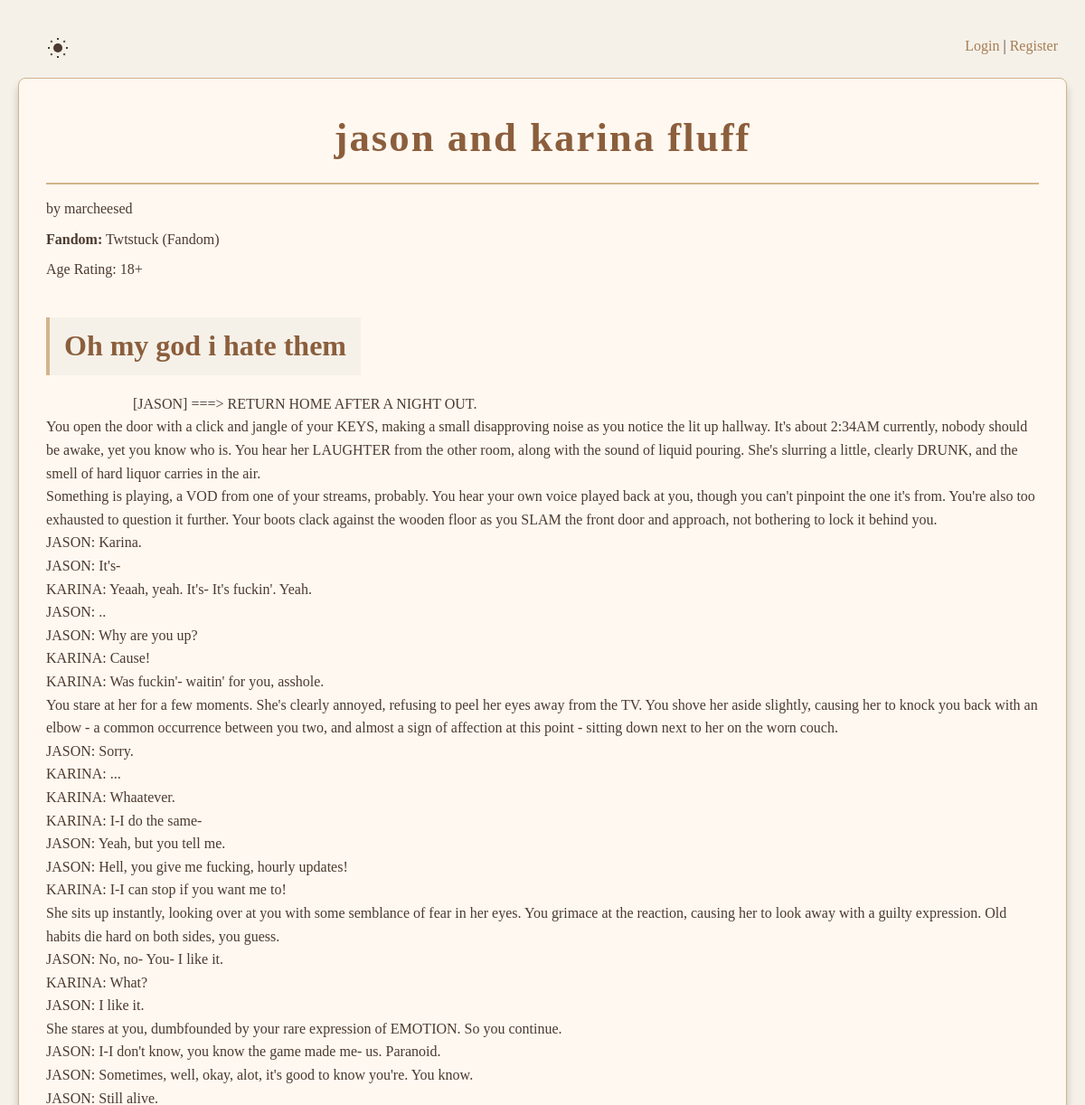
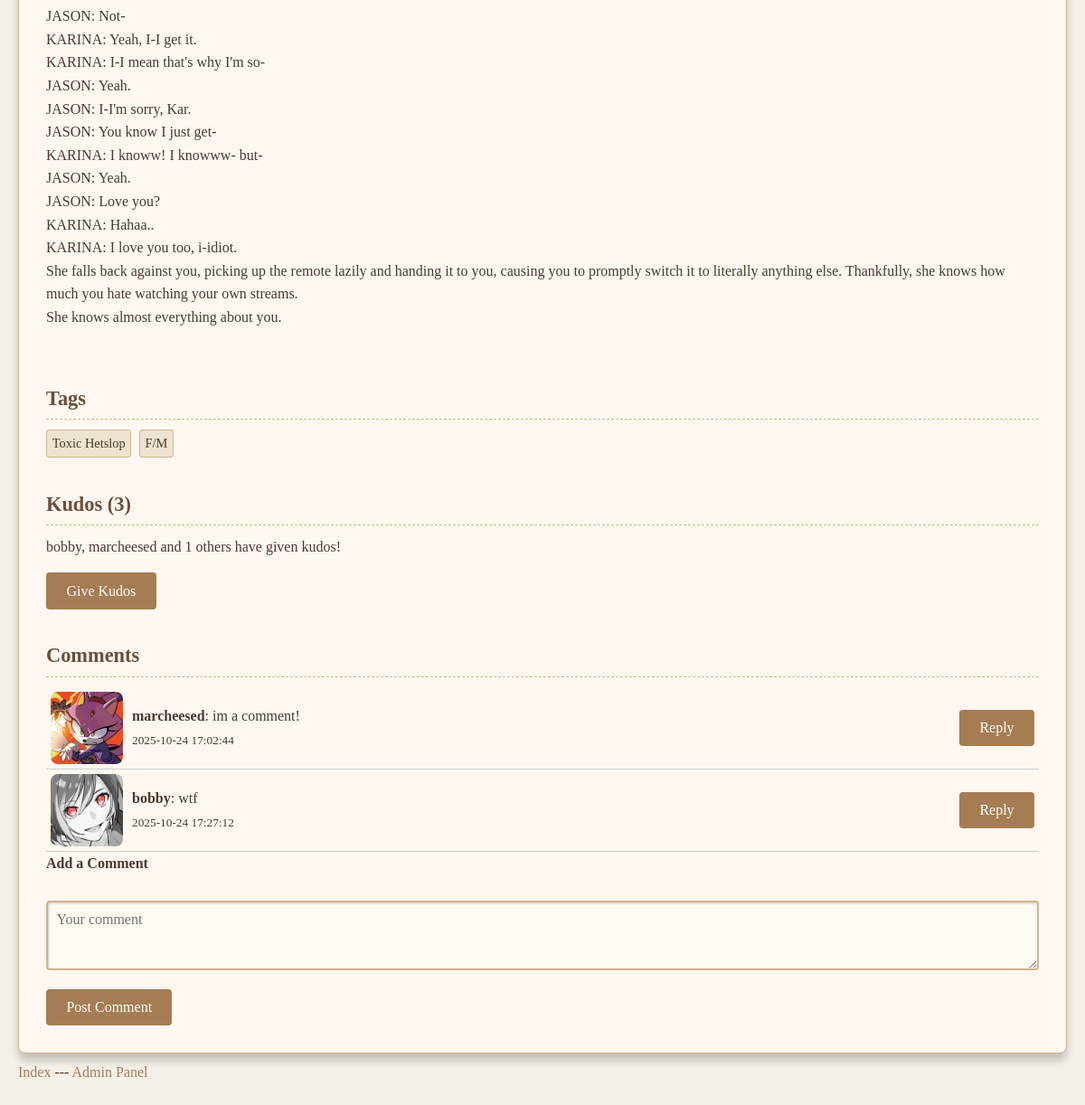
/fic/3, run on the app's committed database (2 pictures, top to bottom).
### tables this page shows
CREATE TABLE fanfics (
    id INTEGER PRIMARY KEY AUTOINCREMENT,
    title TEXT,
    author TEXT,
    owner TEXT,
    fandom TEXT,
    age_rating TEXT,
    comments TEXT,
    kudos TEXT
);

CREATE TABLE chapters (
    id INTEGER PRIMARY KEY AUTOINCREMENT,
    fanfic_id INTEGER,
    title TEXT,
    content TEXT,
    FOREIGN KEY (fanfic_id) REFERENCES fanfics(id)
);

CREATE TABLE tags (
    id INTEGER PRIMARY KEY AUTOINCREMENT,
    name TEXT UNIQUE NOT NULL
);

### app.py (the view)
@app.route("/fic/<int:fid>")
def view_fic(fid):
    conn = get_db_connection()
    fanfic_row = conn.execute("SELECT * FROM fanfics WHERE id = ?", (fid,)).fetchone()
    if not fanfic_row:
        conn.close()
        abort(404)
    fanfic = dict(fanfic_row)
    comments_json = fanfic.get("comments")
    if comments_json:
        try:
            comments = json.loads(comments_json)
        except json.JSONDecodeError:
            comments = []
    else:
        comments = []
    unique_comments = []
    seen = set()
    for c in comments:
        key = (c["name"], c["content"])
        if key not in seen:
            seen.add(key)
            unique_comments.append(c)
    fanfic["comments"] = unique_comments
    kudos_json = fanfic.get("kudos")
    if kudos_json:
        try:
            kudos_list = json.loads(kudos_json)
        except json.JSONDecodeError:
            kudos_list = []
    else:
        kudos_list = []
    kudos = list(set(kudos_list))
    chapters_rows = conn.execute(
        "SELECT * FROM chapters WHERE fanfic_id = ?", (fid,)
    ).fetchall()
    tags_rows = conn.execute(
        "SELECT t.name FROM tags t JOIN fanfic_tags ft ON t.id = ft.tag_id WHERE ft.fanfic_id = ?",
        (fid,),
    ).fetchall()
    conn.close()
    chapters = [dict(c) for c in chapters_rows] if chapters_rows else []
    for chapter in chapters:
        if "content" in chapter:
            chapter["content"] = re.sub(
                r"^\s+", "", chapter["content"], flags=re.MULTILINE
            ).strip()
            chapter["content"] = re.sub(r"\n\s*\n+", "\n\n", chapter["content"])
    tags = [row["name"] for row in tags_rows]
    fanfic["tags"] = tags
    user = get_user(session.get("username", ""))
    is_admin = user.get("is_admin", False) if user else False
    return render_template(
        "fanfic/view_fic.html",
        fic=fanfic,
        chapters=chapters,
        kudos=kudos,
        logged_in=("username" in session),
        is_admin=is_admin,
    )

### app.py (called while the page is built)
def get_db_connection():
    conn = sqlite3.connect("new.db", check_same_thread=False)
    conn.execute("PRAGMA busy_timeout = 30000")  # 30 seconds
    conn.row_factory = sqlite3.Row
    return conn

def get_user(username):
    conn = get_db_connection()
    user = conn.execute(
        "SELECT * FROM users WHERE username = ?", (username,)
    ).fetchone()
    conn.close()
    return dict(user) if user else None

def is_ip_banned(ip):
    conn = get_db_connection()
    result = conn.execute("SELECT 1 FROM banned_ips WHERE ip = ?", (ip,)).fetchone()
    conn.close()
    return result is not None

@app.before_request
def check_ban():
    print("Session data:", session)
    ip = request.remote_addr
    if is_ip_banned(ip):
        abort(403)

### templates/fanfic/view_fic.html (shortened to what this page needs)
<!doctype html>
<html>
    <head>
        <link
            rel="stylesheet"
            href="{{ url_for('static', filename='style.css') }}"
        />
    </head>
    <body>
        <div class="full-container-2">
            <div class="site-header">
                <button
                    type="button"
                    id="theme-toggle"
                    aria-label="Toggle dark mode"
                    style="
                        background: none;
                        border: none;
                        cursor: pointer;
                        display: flex;
                        align-items: center;
                    "
                >
                </button>
                {% if logged_in %}
                <p>
                    Logged in as
                    <a href="{{ url_for('profile') }}"
                        >{{ session['username'] }}</a
                    >
                </p>
                {% else %}
                <p>
                    <a href="{{ url_for('login') }}">Login</a> |
                    <a href="{{ url_for('register') }}">Register</a>
                </p>
                {% endif %}
            </div>
            <div class="container-1">
                <h1>{{ fic.title }}</h1>
                <p>by {{ fic.owner }}</p>
                <p><strong>Fandom:</strong> {{ fic.fandom }}</p>
                <p>Age Rating: {{ fic["age_rating"] }}</p>
                <div id="chapterDisplay">
                    <div class="chapter-content">
                        {% if chapters %} {% for chapter in chapters %}
                        <h2>{{ chapter.title }}</h2>
                        <pre class="fic-text" style="white-space: pre-wrap">
                        {{ chapter.content | safe }}
                        </pre>
                        {% endfor %}
                    </div>
                    {% else %}
                    <p>No chapters available.</p>
                    {% endif %}
                </div>
                <h3>Tags</h3>
                <p>
                    {% for tag in fic.tags %}
                    <span>{{ tag }}</span>
                    {% endfor %}
                </p>
                <h3>Kudos ({{ kudos|length }})</h3>
                {% if kudos|length > 0 %} {% if kudos|length > 2 %} {{ kudos[:2]
                | join(', ') }} and {{ kudos|length - 2 }} others have given
                kudos! {% elif kudos|length == 2 %} {{ kudos[0] }} and {{
                kudos[1] }} have given kudos! {% elif kudos|length == 1 %} {{
                kudos[0] }} has given kudos! {% endif %} {% else %}
                <p>No kudos yet.</p>
                {% endif %}
                <form
                    id="name"
                    method="POST"
                    action="{{ url_for('add_kudo', fid=fic.id) }}"
                    style="margin-top: -10px"
                >
                    <br />
                    <button type="submit">Give Kudos</button>
                </form>
                <h3>Comments</h3>
                <div>
                    {% for comment in fic.comments %} {% set index = loop.index0
                    %}
                    <div
                        style="
                            display: flex;
                            justify-content: space-between;
                            align-items: center;
                            padding: 5px;
                            border-bottom: 1px solid #ccc;
                        "
                    >
                        <div style="display: flex; align-items: center">
                            <img
                                src="{{ url_for('static', filename=comment['pfp']) if comment['pfp'] else url_for('static', filename='images/default_pfp.png') }}"
                                alt="Profile Picture"
                                width="80"
                                height="80"
                                style="border-radius: 8px; margin-right: 10px"
                            />
                            <div>
                                <strong>{{ comment.name }}</strong>: {{
                                comment.content | safe }}<br />
                                <small>{{ comment.timestamp }}</small>
                            </div>
                        </div>
                        <div>
                            <button
                                type="button"
                                onclick="fillReply('{{ comment.name }}')"
                            >
                                Reply
                            </button>
                        </div>
                    </div>
                    {% endfor %}
                </div>
                <h4>Add a Comment</h4>
                <form
                    method="POST"
                    action="{{ url_for('add_comment', fid=fic.id) }}"
                >
                    <br />
                    <textarea
                        name="content"
                        rows="3"
                        placeholder="Your comment"
                        required
                    ></textarea>
                    <br />
                    <button type="submit">Post Comment</button>
                </form>
            </div>
            <div class="footer">
                <p>
                    <a href="{{ url_for('index') }}">Index</a> ---
                    <a href="{{ url_for('admin_panel') }}">Admin Panel</a>
                </p>
            </div>
        </div>
    </body>
</html>

### static/style.css (style rules this page uses)
:root { --bg-color: #f5f1e9; --text-color: #4b3a2f; --border-color: #d2b48c; --heading-color: #8b5e3c; --subheading-color: #6b4f3b; --subsubheading-color: #7b5e57; --span-bg: #f0e2d0; --input-bg: #fffaf0; --button-bg: #a67c52; --button-hover-bg: #8b6d3b; --link-color: #a67c52; --shadow-color: rgba(0, 0, 0, 0.2); --card-bg: #fff8f0; --card-border: #d2b48c; }
* { margin: 0; padding: 0; box-sizing: border-box; }
body { font-family: "Georgia", serif; background-color: var(--bg-color); color: var(--text-color); line-height: 1.6; padding: 20px; min-height: 100vh; background-image: radial-gradient( circle at 1px 1px, var(--bg-color) 1px, transparent 1px ), radial-gradient(circle at 4px 4px, var(--bg-color) 1px, transparent 1px); background-size: 20px 20px; }
.full-container-2 { margin: 0 auto; max-width: 1400px; }
h1 { font-family: "Palatino Linotype", "Book Antiqua", Palatino, serif; font-size: 2.8em; margin-bottom: 0.3em; letter-spacing: 2px; color: var(--heading-color); border-bottom: 2px solid var(--border-color); padding-bottom: 0.3em; text-align: center; }
h2 { font-family: "Georgia", serif; font-size: 2em; margin-top: 1em; margin-bottom: 0.6em; border-left: 4px solid var(--border-color); padding-left: 10px; background-color: var(--bg-color); padding: 0.2em 0.5em; display: inline-block; color: var(--heading-color); }
h3 { font-family: "Georgia", serif; font-size: 1.4em; margin-top: 1.5em; margin-bottom: 0.5em; border-bottom: 1px dashed var(--border-color); padding-bottom: 0.2em; color: var(--subheading-color); }
p { margin: 0.5em 0; }
span { display: inline-block; background-color: var(--span-bg); border: 1px solid var(--card-border); border-radius: 3px; padding: 0.2em 0.4em; margin-right: 0.3em; font-size: 0.9em; font-family: "Georgia", serif; }
a { color: var(--link-color); text-decoration: none; }
button { background-color: var(--button-bg); color: #fff; border: none; padding: 0.7em 1.4em; border-radius: 4px; cursor: pointer; font-family: "Georgia", serif; font-size: 1em; transition: background-color 0.3s; }
input[type="text"], input[type="password"], textarea { width: 100%; padding: 0.6em; margin-top: 0.2em; margin-bottom: 0.8em; border: 2px solid var(--card-border); border-radius: 4px; background-color: var(--input-bg); color: var(--text-color); font-family: "Georgia", serif; resize: vertical; font-size: 1em; box-shadow: inset 1px 1px 3px rgba(0, 0, 0, 0.2); }
.site-header { display: flex; justify-content: space-between; padding: 10px; }
#icon-sun, #icon-moon { color: var(--text-color); width: 24px; height: 24px; }
.container-1 { margin: 0 auto; background-color: var(--card-bg); padding: 30px; border: 1px solid var(--card-border); border-radius: 8px; box-shadow: 0 8px 10px var(--shadow-color); }
.fic-text { margin: var(--margin-p) 0; font-family: var(--font-family-body); color: (--text-color); }

### data on the page
fanfics: title "jason and karina fluff", owner "marcheesed", fandom "Twtstuck (Fandom)", age_rating "18+"
chapters: title "Oh my god i hate them", content "[JASON] ===> RETURN HOME AFTER A NIGHT OUT. You open the door with a click and jangle of your KEYS, making a small disapproving noise as you notice the lit up hallway. It's about 2:34AM currently, nobody should be awake, yet you know who is. You hear her LAUGHTER from the other room, along with the sound of liquid pouring. She's slurring a little, clearly DRUNK, and the smell of hard liquor carries in the air. Something is playing, a VOD from one of your streams, probably. You hear your own voice played back at you, though you can't pinpoint the one it's from. You're also too exhausted to question it further. Your boots clack against the wooden floor as you SLAM the front door and approach,…"
tags: name "Toxic Hetslop"
tags: name "F/M"

### other printed values
{{ kudos|length }} "3"
{{ kudos[:2]
                | join(', ') }} "bobby, marcheesed"
{{ kudos|length - 2 }} "1"
{{ comment.name }} "marcheesed" "bobby"
{{ comment.content | safe }} "im a comment!" "wtf"
{{ comment.timestamp }} "2025-10-24 17:02:44" "2025-10-24 17:27:12"
